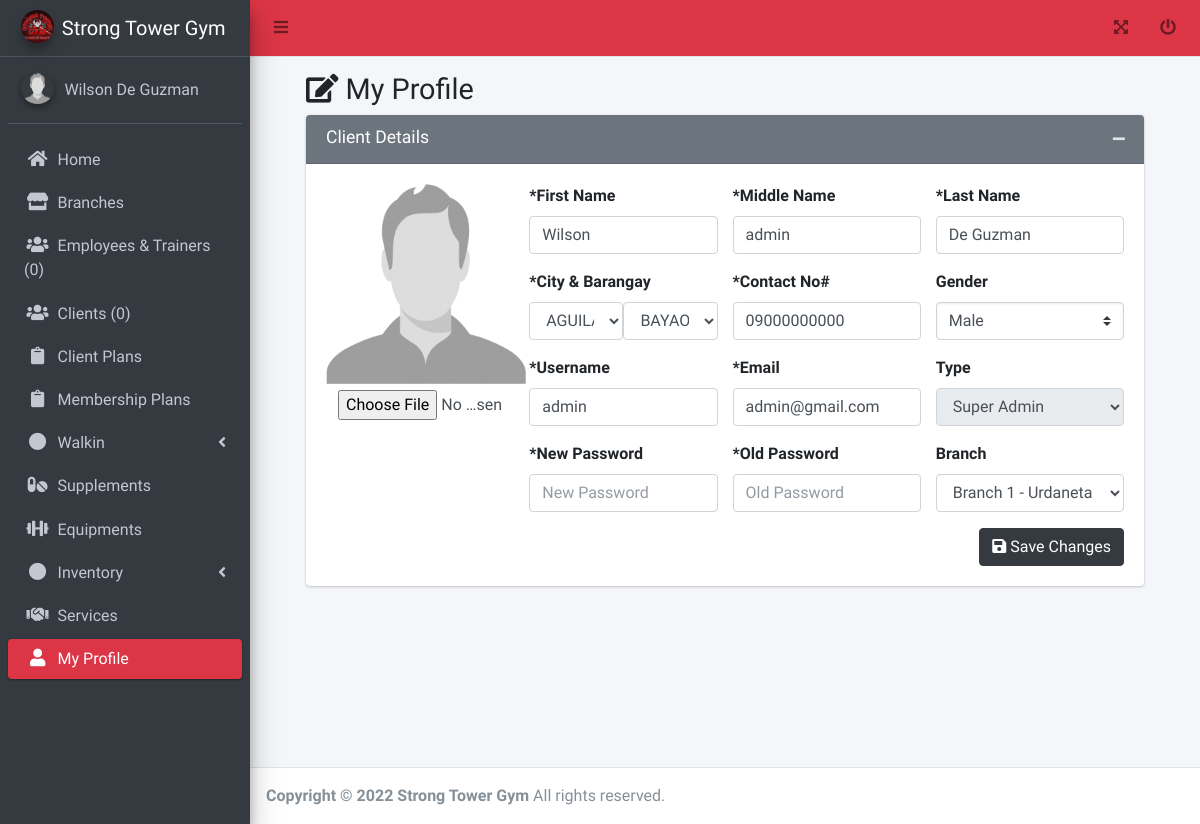
The app's page /admin/my_profile.php (signed in) with its own data.
### tables this page shows
CREATE TABLE `tbl_user` (
  `id` int(11) NOT NULL,
  `username` varchar(255) DEFAULT NULL,
  `email` varchar(255) DEFAULT NULL,
  `password` varchar(255) DEFAULT NULL,
  `branch_id` int(11) DEFAULT NULL,
  `access_id` int(11) DEFAULT NULL,
  `client_plan_id` int(11) DEFAULT 0,
  `plan_expiration_date` date DEFAULT NULL,
  `verified` tinyint(4) DEFAULT 0,
  `created_date` datetime DEFAULT current_timestamp(),
  `updated_date` datetime DEFAULT current_timestamp(),
  `deleted_flag` tinyint(4) DEFAULT 0,
  `access` varchar(45) DEFAULT NULL
);

CREATE TABLE `tbl_user_info` (
  `id` int(11) NOT NULL,
  `first_name` varchar(255) DEFAULT NULL,
  `middle_name` varchar(45) DEFAULT NULL,
  `last_name` varchar(45) DEFAULT NULL,
  `gender_id` int(11) DEFAULT NULL,
  `contact_no` varchar(45) DEFAULT NULL,
  `picture` varchar(255) DEFAULT 'default.jpg',
  `created_date` datetime DEFAULT current_timestamp(),
  `updated_date` datetime DEFAULT current_timestamp(),
  `deleted_flag` tinyint(4) DEFAULT 0,
  `address` varchar(45) DEFAULT NULL,
  `medical_certificate` varchar(225) DEFAULT 'default.jpg',
  `city` int(11) DEFAULT NULL,
  `barangay` int(11) DEFAULT NULL,
  `height` varchar(225) DEFAULT NULL,
  `weight` varchar(225) DEFAULT NULL
);

CREATE TABLE `tbl_city` (
  `name` text DEFAULT NULL,
  `id` varchar(45) NOT NULL DEFAULT '0',
  `CreatedDate` datetime DEFAULT current_timestamp()
);

CREATE TABLE `tbl_barangay` (
  `id` text DEFAULT NULL,
  `name` text DEFAULT NULL,
  `city_id` text DEFAULT NULL,
  `CreatedDate` datetime DEFAULT current_timestamp()
);

CREATE TABLE `tbl_gender` (
  `id` int(11) NOT NULL,
  `name` varchar(45) DEFAULT NULL,
  `created_date` datetime DEFAULT current_timestamp(),
  `updated_date` datetime DEFAULT current_timestamp(),
  `deleted_flag` tinyint(4) DEFAULT 0
);

CREATE TABLE `tbl_access` (
  `id` int(11) NOT NULL,
  `name` varchar(45) DEFAULT NULL,
  `created_date` datetime DEFAULT current_timestamp(),
  `updated_date` datetime DEFAULT current_timestamp(),
  `deleted_flag` tinyint(4) DEFAULT 0
);

CREATE TABLE `tbl_branch` (
  `id` int(11) NOT NULL,
  `name` varchar(255) DEFAULT NULL,
  `description` text DEFAULT NULL,
  `created_date` datetime DEFAULT current_timestamp(),
  `updated_date` datetime DEFAULT current_timestamp(),
  `deleted_flag` tinyint(4) DEFAULT 0,
  `sub_title` text DEFAULT NULL,
  `address` text DEFAULT NULL,
  `contact_no` varchar(45) DEFAULT NULL,
  `email` varchar(45) DEFAULT NULL,
  `google_map` text DEFAULT NULL
);

### functions.php (called while the page is built, shortened)
<?php
function get_list($sql)
{
  $data = array();
  $result = mysqli_query($_SESSION['conn'], $sql);
  while ($row = mysqli_fetch_assoc($result)) {
    $data[] = $row;
  }
  return $data;
}
function get_one($sql)
{
  if ($result = mysqli_query($_SESSION['conn'], $sql)) {
    $obj = mysqli_fetch_object($result);
    return $obj;
  }
  return false;
}

### admin/my_profile.php (the view, shortened to what this page needs)
<?php include('header.php'); ?>
<div>
  <div class="content-wrapper">
    <div class="content-header">
      <?php
      $id = $_SESSION['user']->id;
      $user = get_one("SELECT tp.*,u.*,ui.*,if(u.plan_expiration_date>curdate(),u.plan_expiration_date, null )  as `plan_expiration_date`,if(u.plan_expiration_date>curdate(),u.client_plan_id, 0 )  as `client_plan_id` FROM tbl_user u inner join tbl_user_info ui on ui.id = u.id left join tbl_client_plan tc on (tc.id = u.client_plan_id and u.plan_expiration_date > curdate()) left join tbl_plan tp on tp.id = tc.plan_id where u.id = " . $id) ?>
      <div class="container-fluid" id="content">
        <div class="row mb-2">
          <div class="col-sm-12">
            <h1 class="m-0"><i class="fa fa-edit"></i> My Profile </h1>
          </div>
        </div>
        <form method="post" onsubmit="return confirm('Are You Sure?');" enctype="multipart/form-data">
          <section class="content">
            <div class="row">
              <div class="col-md-12">
                <div class="card card-secondary">
                  <div class="card-header">
                    <h3 class="card-title">Client Details</h3>
                    <div class="card-tools">
                      <button type="button" class="btn btn-tool" data-card-widget="collapse" title="Collapse">
                        <i class="fas fa-minus"></i>
                      </button>
                    </div>
                  </div>
                  <div class="card-body">
                    <div class="row">
                      <div class="col-sm-3">
                        <div class="form-group">
                          <img src="../profile/<?= isset($_POST['image']) ? $_POST['image'] : $user->picture ?>" alt="" style="width:200px;height:200px;" id="preview">
                          <input type="file" class="form-control" id="image" name="image" accept="image/*" style="border: unset;">
                        </div>
                      </div>
                      <div class="col-sm-3">
                        <div class="form-group">
                          <label>*First Name</label>
                          <input type="text" class="form-control <?= isset($_SESSION['error']['first_name']) ? 'is-invalid' : '' ?>" id="first_name" name="first_name" placeholder="First Name" value="<?= isset($_POST['first_name']) ? $_POST['first_name'] : $user->first_name ?>">
                        </div>
                        <div class="form-group">
                          <label>*City & Barangay</label>
                          <div style="display: flex;">
                            <select id="city" name="city" style="width:50%" class="form-control <?= isset($_SESSION['error']['city']) ? 'is-invalid' : '' ?>">
                              <?php foreach (get_list("select * from tbl_city") as $res) { ?>
                                <option value="<?= $res['id']; ?>" <?= $user->city == $res['id'] ? 'selected' : '' ?>><?= $res['name']; ?></option>
                              <?php } ?>
                            </select>
                            <select id="barangay" name="barangay" style="width:50%;float:right" class="form-control <?= isset($_SESSION['error']['barangay']) ? 'is-invalid' : '' ?>">
                              <?php foreach (get_list("select * from tbl_barangay where city_id = " . $user->city . "") as $res) { ?>
                                <option value="<?= $res['id']; ?>" <?= $user->barangay == $res['id'] ? 'selected' : '' ?>><?= $res['name']; ?></option>
                              <?php } ?>
                            </select>
                          </div>
                        </div>
                        <div class="form-group">
                          <label>*Username</label>
                          <input type="text" class="form-control <?= isset($_SESSION['error']['username']) ? 'is-invalid' : '' ?>" id="username" name="username" placeholder="Username" value="<?= isset($_POST['username']) ? $_POST['username'] : $user->username ?>">
                        </div>
                        <div class="form-group">
                          <label>*New Password</label>
                          <input type="password" class="form-control <?= isset($_SESSION['error']['password']) ? 'is-invalid' : '' ?>" id="password" name="password" placeholder="New Password" value="<?= isset($_POST['password']) ? $_POST['password'] : '' ?>">
                        </div>
                      </div>
                      <div class="col-sm-3">
                        <div class="form-group">
                          <label>*Middle Name</label>
                          <input type="text" class="form-control <?= isset($_SESSION['error']['middle_name']) ? 'is-invalid' : '' ?>" id="middle_name" name="middle_name" placeholder="Middle Name" value="<?= isset($_POST['middle_name']) ? $_POST['middle_name'] : $user->middle_name ?>">
                        </div>
                        <div class="form-group">
                          <label>*Contact No#</label>
                          <input type="number" class="form-control <?= isset($_SESSION['error']['contact']) ? 'is-invalid' : '' ?>" id="contact" name="contact" placeholder="Contact No#" value="<?= isset($_POST['contact']) ? $_POST['contact'] : $user->contact_no ?>">
                        </div>
                        <div class="form-group">
                          <label>*Email</label>
                          <input type="email" class="form-control <?= isset($_SESSION['error']['email']) ? 'is-invalid' : '' ?>" id="email" name="email" placeholder="Email" value="<?= isset($_POST['email']) ? $_POST['email'] : $user->email ?>">
                        </div>
                        <div class="form-group">
                          <label>*Old Password</label>
                          <input type="password" class="form-control <?= isset($_SESSION['error']['re_password']) ? 'is-invalid' : '' ?>" id="re_password" name="re_password" placeholder="Old Password" value="<?= isset($_POST['re_password']) ? $_POST['re_password'] : '' ?>">
                        </div>
                      </div>
                      <div class="col-sm-3">
                        <div class="form-group">
                          <label>*Last Name</label>
                          <input type="text" class="form-control <?= isset($_SESSION['error']['last_name']) ? 'is-invalid' : '' ?>" id="last_name" name="last_name" placeholder="Last Name" value="<?= isset($_POST['last_name']) ? $_POST['last_name'] : $user->last_name ?>">
                        </div>
                        <div class="form-group">
                          <label>Gender</label>
                          <select id="gender" class="form-control <?= isset($_SESSION['error']['gender']) ? 'is-invalid' : '' ?> custom-select" name="gender">
                            <?php foreach (get_list("select * from tbl_gender where deleted_flag = 0") as $res) { ?>
                              <option value="<?= $res['id']; ?>" <?= ($user->gender_id == $res['id']) ? 'selected' : ''; ?>><?= $res['name']; ?></option>
                            <?php } ?>
                          </select>
                        </div>
                        <div class="form-group">
                          <label>Type</label>
                          <select id="access" name="access" class="form-control" disabled>
                            <?php foreach (get_list("select * from tbl_access where id in(1,2,3,4,5) and deleted_flag = 0") as $res) { ?>
                              <option value="<?= $res['id']; ?>" <?php echo ($user->access_id == $res['id']) ? 'selected' : ''; ?>><?= $res['name']; ?></option>
                            <?php } ?>
                          </select>
                        </div>
                        <div class="form-group">
                          <label>Branch</label>
                          <?php if (in_array($_SESSION['user']->access_id, array(1))) { ?>
                            <select id="branch" name="branch" class="form-control <?= isset($_SESSION['error']['branch']) ? 'is-invalid' : '' ?>">
                              <?php foreach (get_list("select * from tbl_branch where deleted_flag = 0") as $res) { ?>
                                <option value="<?= $res['id']; ?>" <?= ($user->branch_id == $res['id']) ? 'selected' : ''; ?>><?= $res['name']; ?></option>
                              <?php } ?>
                            </select>
                          <?php } else { ?>
                            <input type="text" class="form-control <?= isset($_SESSION['error']['branch']) ? 'is-invalid' : '' ?>" value="<?= $_SESSION['user']->branch ?>" disabled>
                            <input type="hidden" id="branch" name="branch" value="<?= $_SESSION['user']->branch_id ?>" disabled>
                          <?php } ?>
                        </div>
                      </div>
                    </div>
                    <div class="form-group">
                      <button type="submit" class="btn btn-dark float-right" name="update"><i class="fa fa-save"></i> Save Changes</button>
                    </div>
                  </div>
                </div>
              </div>
            </div>
          </section>
        </form>
      </div>
    </div>
  </div>
</div>
<?php include('footer.php'); ?>

### adminlte/css/admin.css (style rules this page uses)
#content { padding: 3em; padding-top: 0px; min-height: 85vh; }

### records on screen
tbl_user: tbl_user_info.picture (placeholder picture), first_name "Wilson", username "admin", middle_name "admin", contact "09000000000", email "admin@gmail.com", last_name "De Guzman", access "Super Admin", branch "Branch 1 - Urdaneta city"
tbl_user_info: city "AGUILAR", barangay "BAYAOAS", gender "Male"

### other values on screen
$_SESSION['user']->first_name "Wilson"
$_SESSION['user']->last_name "De Guzman"
